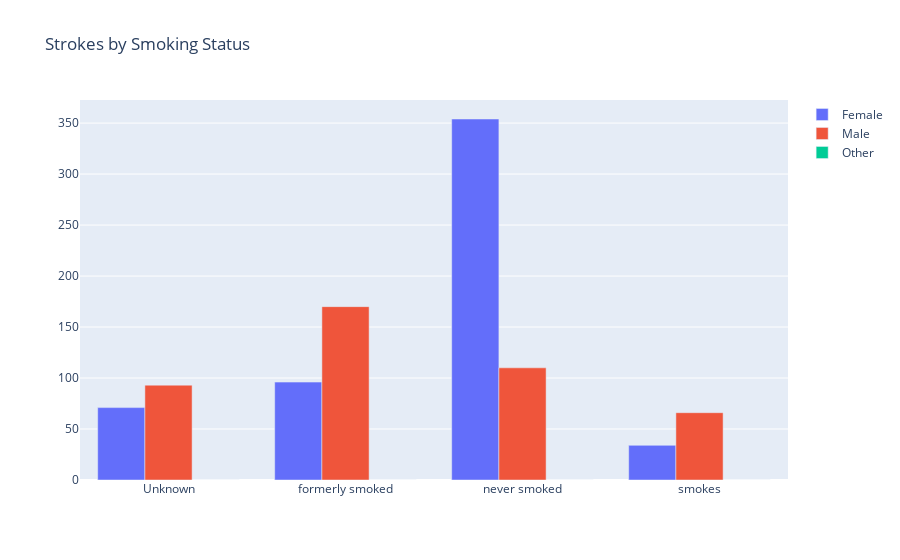

Notebook cell for this chart:
### Code cell
trace1 = go.Bar(x=over_stroke_smoker.index, y=over_stroke_smoker['Female'], name='Female')
trace2 = go.Bar(x=over_stroke_smoker.index, y=over_stroke_smoker['Male'], name='Male')
trace3 = go.Bar(x=over_stroke_smoker.index, y=over_stroke_smoker['Other'], name='Other')
data = [trace1,trace2,trace3]
layout = go.Layout(title='Strokes by Smoking Status')
# layout = go.Layout(title='Strokes by Smoking Status', barmode='stack') for stack the bars by category
fig = go.Figure(data=data, layout=layout)
# pyo.plot(fig)
fig.show()

### Figure 1 — Plotly figure (JSON) as saved in the notebook; plotly's stock layout.template omitted (floating-point values rounded to 4 significant figures)
{"data": [{"name": "Female", "type": "bar", "x": ["Unknown", "formerly smoked", "never smoked", "smokes"], "y": [71, 96, 354, 34]}, {"name": "Male", "type": "bar", "x": ["Unknown", "formerly smoked", "never smoked", "smokes"], "y": [93, 170, 110, 66]}, {"name": "Other", "type": "bar", "x": ["Unknown", "formerly smoked", "never smoked", "smokes"], "y": [0, 0, 0, 0]}], "layout": {"title": {"text": "Strokes by Smoking Status"}}}
